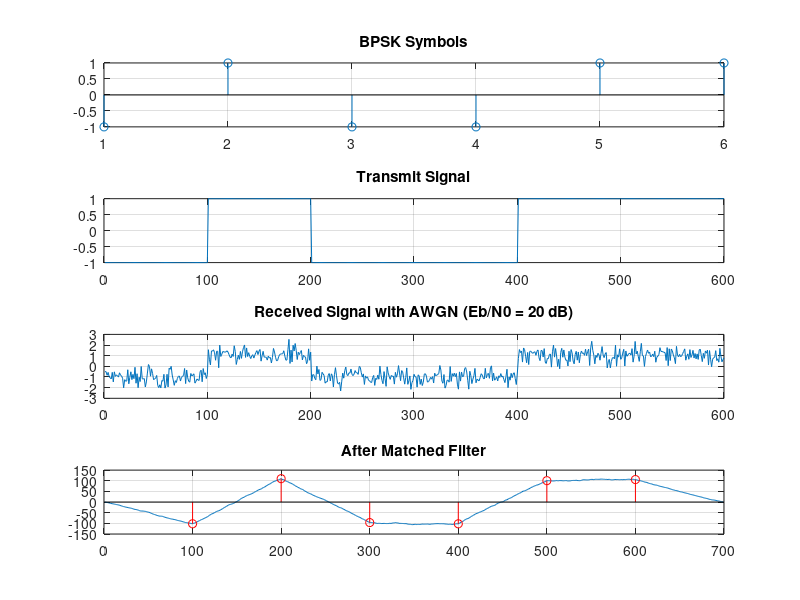

Write MATLAB code to recreate this figure.
clc; clear; close all;

pkg load control

Ns = 100;                       % samples per symbol
bits = [0 1 0 0 1 1];
symbols = 2*bits - 1;          % BPSK

% ---- Cosine pulse ----
n = 0:Ns-1;
pulse = cos( pi*(2*n-(Ns-1))/(2*Ns) );

% ---- Signal generation ----
nrz_signal = zeros(1, length(symbols)*Ns);

for k = 1:length(symbols)
    start_index = (k-1)*Ns + 1;
    end_index   = k*Ns;
    nrz_signal(start_index:end_index) = symbols(k);
end

EbN0_dB = 20;                 % SNR theo dB (bạn có thể thay đổi)
EbN0 = 10^(EbN0_dB/10);
Eb = sum(pulse.^2);          % năng lượng 1 bit
sigma = sqrt(Eb/(2*EbN0));
noise = sigma * randn(1, length(nrz_signal));
rx_noisy = nrz_signal + noise;


%% ================= MATCHED FILTER =================
% Matched filter của NRZ là chính nó (rectangular pulse)
h = ones(1, Ns);
rx_signal = conv(rx_noisy, h);
%% ================= SAMPLING =================
delay = Ns - 1;  % delay của FIR rectangular

sample_index = delay + 1 : Ns : delay + 1 + Ns*(length(symbols)-1);

recovered = rx_signal(sample_index);

%% ================= DECISION =================
detected_bits = recovered > 0;

%% ================= DISPLAY =================
disp("Original bits:");
disp(bits);

disp("Detected bits:");
disp(detected_bits);

%% ================= PLOT =================
figure;

subplot(4,1,1);
stem(symbols);
title('BPSK Symbols');
grid on;

subplot(4,1,2);
plot(nrz_signal);
title('Transmit Signal');
grid on;

subplot(4,1,3);
plot(rx_noisy);
title(['Received Signal with AWGN (Eb/N0 = ', num2str(EbN0_dB),' dB)']);
grid on;

subplot(4,1,4);
plot(rx_signal); hold on;
stem(sample_index, recovered, 'r');
title('After Matched Filter');
grid on;
